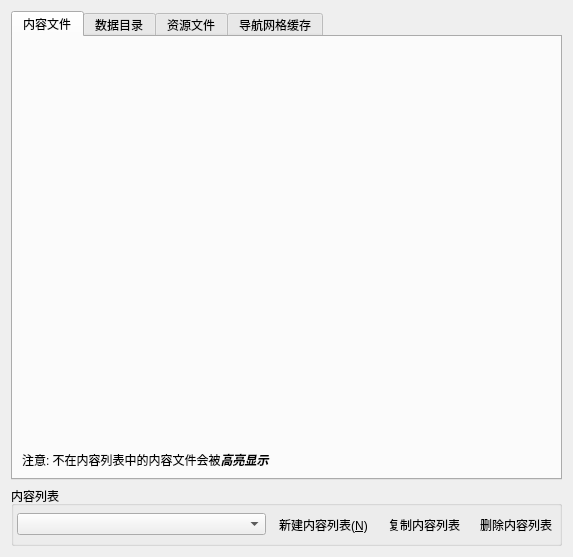
<?xml version="1.0" encoding="UTF-8"?>
<ui version="4.0">
 <class>DataFilesPage</class>
 <widget class="QWidget" name="DataFilesPage">
  <property name="geometry">
   <rect>
    <x>0</x>
    <y>0</y>
    <width>573</width>
    <height>557</height>
   </rect>
  </property>
  <property name="contextMenuPolicy">
   <enum>Qt::DefaultContextMenu</enum>
  </property>
  <layout class="QVBoxLayout" name="verticalLayout">
   <item>
    <widget class="QTabWidget" name="tabWidget">
     <property name="currentIndex">
      <number>0</number>
     </property>
     <widget class="QWidget" name="dataTab">
      <attribute name="title">
       <string>内容文件</string>
      </attribute>
      <layout class="QGridLayout" name="dataTabLayout">
       <item row="0" column="0">
        <widget class="QWidget" name="contentSelectorWidget" native="true"/>
       </item>
       <item row="1" column="0">
        <widget class="QLabel" name="dataNoteLabel">
         <property name="sizePolicy">
          <sizepolicy hsizetype="Preferred" vsizetype="Maximum">
           <horstretch>0</horstretch>
           <verstretch>0</verstretch>
          </sizepolicy>
         </property>
         <property name="text">
          <string>&lt;html&gt;&lt;head/&gt;&lt;body&gt;&lt;p&gt;注意: 不在内容列表中的内容文件会被&lt;span style=&quot; font-style:italic;font-weight: bold&quot;&gt;高亮显示&lt;/span&gt;&lt;/p&gt;&lt;/body&gt;&lt;/html&gt;</string>
         </property>
        </widget>
       </item>
      </layout>
     </widget>
     <widget class="QWidget" name="dirTab">
      <attribute name="title">
       <string>数据目录</string>
      </attribute>
      <layout class="QGridLayout" name="dirTabLayout">
       <item row="0" column="0">
        <widget class="QListWidget" name="directoryListWidget">
         <property name="dragDropMode">
          <enum>QAbstractItemView::InternalMove</enum>
         </property>
        </widget>
       </item>
       <item row="0" column="1">
        <layout class="QVBoxLayout" name="directoryButtons">
         <item>
          <widget class="QPushButton" name="directoryAddSubdirsButton">
           <property name="baseSize">
            <size>
             <width>0</width>
             <height>33</height>
            </size>
           </property>
           <property name="toolTip">
            <string>扫描可能的数据目录并追加到列表的尾部</string>
           </property>
           <property name="text">
            <string>追加到尾部</string>
           </property>
          </widget>
         </item>
         <item>
          <widget class="QPushButton" name="directoryInsertButton">
           <property name="baseSize">
            <size>
             <width>0</width>
             <height>33</height>
            </size>
           </property>
           <property name="toolTip">
            <string>扫描可能的数据目录并插入到当前选择位置的上面</string>
           </property>
           <property name="text">
            <string>插入到上面</string>
           </property>
          </widget>
         </item>
         <item>
          <widget class="QPushButton" name="directoryUpButton">
           <property name="baseSize">
            <size>
             <width>0</width>
             <height>33</height>
            </size>
           </property>
           <property name="toolTip">
            <string>上移当前选择的目录</string>
           </property>
           <property name="text">
            <string>上移</string>
           </property>
          </widget>
         </item>
         <item>
          <widget class="QPushButton" name="directoryDownButton">
           <property name="baseSize">
            <size>
             <width>0</width>
             <height>33</height>
            </size>
           </property>
           <property name="toolTip">
            <string>下移当前选择的目录</string>
           </property>
           <property name="text">
            <string>下移</string>
           </property>
          </widget>
         </item>
         <item>
          <widget class="QPushButton" name="directoryRemoveButton">
           <property name="baseSize">
            <size>
             <width>0</width>
             <height>33</height>
            </size>
           </property>
           <property name="toolTip">
            <string>移除当前选择的目录</string>
           </property>
           <property name="text">
            <string>移除</string>
           </property>
          </widget>
         </item>
         <item>
          <spacer name="directoryButtonsSpacer">
           <property name="orientation">
            <enum>Qt::Vertical</enum>
           </property>
           <property name="sizeHint" stdset="0">
            <size>
             <width>20</width>
             <height>40</height>
            </size>
           </property>
          </spacer>
         </item>
        </layout>
       </item>
       <item row="1" column="0" colspan="2">
        <widget class="QLabel" name="directoryNoteLabel">
         <property name="sizePolicy">
          <sizepolicy hsizetype="Expanding" vsizetype="Minimum">
           <horstretch>0</horstretch>
           <verstretch>0</verstretch>
          </sizepolicy>
         </property>
         <property name="text">
          <string>&lt;html&gt;&lt;head/&gt;&lt;body&gt;&lt;p&gt;注意: 不在当前内容列表中的目录会被&lt;span style=&quot; font-style:italic;font-weight: bold&quot;&gt;高亮显示&lt;/span&gt;&lt;/p&gt;&lt;/body&gt;&lt;/html&gt;</string>
         </property>
        </widget>
       </item>
      </layout>
     </widget>
     <widget class="QWidget" name="archiveTab">
      <attribute name="title">
       <string>资源文件</string>
      </attribute>
      <layout class="QGridLayout" name="archiveTabLayout">
       <item row="0" column="0">
        <widget class="QListWidget" name="archiveListWidget">
         <property name="contextMenuPolicy">
          <enum>Qt::CustomContextMenu</enum>
         </property>
         <property name="dragDropMode">
          <enum>QAbstractItemView::InternalMove</enum>
         </property>
         <property name="defaultDropAction">
          <enum>Qt::CopyAction</enum>
         </property>
         <property name="selectionMode">
          <enum>QAbstractItemView::ExtendedSelection</enum>
         </property>
        </widget>
       </item>
       <item row="0" column="1">
        <layout class="QVBoxLayout" name="archiveButtons">
         <item>
          <widget class="QPushButton" name="archiveUpButton">
           <property name="sizePolicy">
            <sizepolicy hsizetype="Minimum" vsizetype="Fixed">
             <horstretch>0</horstretch>
             <verstretch>33</verstretch>
            </sizepolicy>
           </property>
           <property name="baseSize">
            <size>
             <width>0</width>
             <height>33</height>
            </size>
           </property>
           <property name="toolTip">
            <string>上移当前选中的资源文件</string>
           </property>
           <property name="text">
            <string>上移</string>
           </property>
          </widget>
         </item>
         <item>
          <widget class="QPushButton" name="archiveDownButton">
           <property name="sizePolicy">
            <sizepolicy hsizetype="Minimum" vsizetype="Fixed">
             <horstretch>0</horstretch>
             <verstretch>33</verstretch>
            </sizepolicy>
           </property>
           <property name="baseSize">
            <size>
             <width>0</width>
             <height>33</height>
            </size>
           </property>
           <property name="toolTip">
            <string>下移当前选中的资源文件</string>
           </property>
           <property name="text">
            <string>下移</string>
           </property>
          </widget>
         </item>
         <item>
          <spacer name="archiveButtonsSpacer">
           <property name="orientation">
            <enum>Qt::Vertical</enum>
           </property>
           <property name="sizeHint" stdset="0">
            <size>
             <width>20</width>
             <height>40</height>
            </size>
           </property>
          </spacer>
         </item>
        </layout>
       </item>
       <item row="1" column="0" colspan="2">
        <widget class="QLabel" name="archiveNoteLabel">
         <property name="text">
          <string>&lt;html&gt;&lt;head/&gt;&lt;body&gt;&lt;p&gt;注意: 不再当前列表中的资源文件会被&lt;span style=&quot; font-style:italic;font-weight: bold&quot;&gt;高亮显示&lt;/span&gt;&lt;/p&gt;&lt;/body&gt;&lt;/html&gt;</string>
         </property>
        </widget>
       </item>
      </layout>
     </widget>
     <widget class="QWidget" name="navigationMeshCacheTab">
      <attribute name="title">
       <string>导航网格缓存</string>
      </attribute>
      <layout class="QVBoxLayout" name="verticalLayout_3">
       <item>
        <layout class="QHBoxLayout" name="navigationMeshCacheProgressLayout">
         <item>
          <widget class="QPushButton" name="updateNavMeshButton">
           <property name="focusPolicy">
            <enum>Qt::TabFocus</enum>
           </property>
           <property name="toolTip">
            <string>为所有内容生成导航网格缓存。会用于引擎更快的加载地块。</string>
           </property>
           <property name="text">
            <string>更新</string>
           </property>
          </widget>
         </item>
         <item>
          <widget class="QProgressBar" name="navMeshProgressBar">
           <property name="enabled">
            <bool>false</bool>
           </property>
           <property name="value">
            <number>0</number>
           </property>
          </widget>
         </item>
         <item>
          <widget class="QPushButton" name="cancelNavMeshButton">
           <property name="enabled">
            <bool>false</bool>
           </property>
           <property name="toolTip">
            <string>取消导航网格的生成。已经处理过的数据将会保存。</string>
           </property>
           <property name="text">
            <string>取消</string>
           </property>
          </widget>
         </item>
        </layout>
       </item>
       <item>
        <widget class="QCheckBox" name="navMeshRemoveUnusedTilesCheckBox">
         <property name="text">
          <string>移除未使用的瓦片地图</string>
         </property>
         <property name="checked">
          <bool>true</bool>
         </property>
        </widget>
       </item>
       <item>
        <layout class="QHBoxLayout" name="navigationMeshCacheParamsLayout">
         <item>
          <widget class="QLabel" name="navMeshMaxSizeLabel">
           <property name="text">
            <string>最大值</string>
           </property>
          </widget>
         </item>
         <item>
          <widget class="QSpinBox" name="navMeshMaxSizeSpinBox">
           <property name="suffix">
            <string> MiB</string>
           </property>
           <property name="maximum">
            <number>2147483647</number>
           </property>
           <property name="value">
            <number>2048</number>
           </property>
          </widget>
         </item>
        </layout>
       </item>
       <item>
        <widget class="QPlainTextEdit" name="navMeshLogPlainTextEdit">
         <property name="enabled">
          <bool>true</bool>
         </property>
         <property name="lineWrapMode">
          <enum>QPlainTextEdit::NoWrap</enum>
         </property>
         <property name="readOnly">
          <bool>true</bool>
         </property>
        </widget>
       </item>
      </layout>
     </widget>
    </widget>
   </item>
   <item>
    <widget class="QGroupBox" name="profileGroupBox">
     <property name="focusPolicy">
      <enum>Qt::NoFocus</enum>
     </property>
     <property name="title">
      <string>内容列表</string>
     </property>
     <property name="flat">
      <bool>false</bool>
     </property>
     <layout class="QHBoxLayout" name="horizontalLayout_3">
      <property name="spacing">
       <number>6</number>
      </property>
      <property name="leftMargin">
       <number>3</number>
      </property>
      <property name="topMargin">
       <number>6</number>
      </property>
      <property name="rightMargin">
       <number>0</number>
      </property>
      <property name="bottomMargin">
       <number>6</number>
      </property>
      <item>
       <widget class="ProfilesComboBox" name="profilesComboBox">
        <property name="enabled">
         <bool>true</bool>
        </property>
        <property name="sizePolicy">
         <sizepolicy hsizetype="Expanding" vsizetype="Fixed">
          <horstretch>0</horstretch>
          <verstretch>0</verstretch>
         </sizepolicy>
        </property>
        <property name="toolTip">
         <string>选择一个内容列表</string>
        </property>
       </widget>
      </item>
      <item>
       <widget class="QToolButton" name="newProfileButton">
        <property name="toolTip">
         <string>新建内容列表</string>
        </property>
        <property name="text">
         <string>新建内容列表(&amp;N)</string>
        </property>
        <property name="autoRaise">
         <bool>true</bool>
        </property>
       </widget>
      </item>
      <item>
       <widget class="QToolButton" name="cloneProfileButton">
        <property name="toolTip">
         <string>复制内容列表</string>
        </property>
        <property name="text">
         <string>复制内容列表</string>
        </property>
        <property name="autoRaise">
         <bool>true</bool>
        </property>
       </widget>
      </item>
      <item>
       <widget class="QToolButton" name="deleteProfileButton">
        <property name="toolTip">
         <string>删除内容列表</string>
        </property>
        <property name="text">
         <string>删除内容列表</string>
        </property>
        <property name="autoRaise">
         <bool>true</bool>
        </property>
       </widget>
      </item>
     </layout>
    </widget>
   </item>
  </layout>
  <action name="newProfileAction">
   <property name="icon">
    <iconset theme="document-new">
     <normaloff>.</normaloff>.</iconset>
   </property>
   <property name="text">
    <string>新建内容列表</string>
   </property>
   <property name="toolTip">
    <string>新建内容列表</string>
   </property>
   <property name="shortcut">
    <string>Ctrl+N</string>
   </property>
  </action>
  <action name="cloneProfileAction">
   <property name="icon">
    <iconset theme="edit-copy">
     <normaloff>.</normaloff>.</iconset>
   </property>
   <property name="text">
    <string>复制内容列表</string>
   </property>
   <property name="toolTip">
    <string>复制内容列表</string>
   </property>
   <property name="shortcut">
    <string>Ctrl+G</string>
   </property>
  </action>
  <action name="deleteProfileAction">
   <property name="enabled">
    <bool>false</bool>
   </property>
   <property name="icon">
    <iconset theme="edit-delete">
     <normaloff>.</normaloff>.</iconset>
   </property>
   <property name="text">
    <string>删除内容列表</string>
   </property>
   <property name="toolTip">
    <string>删除内容列表</string>
   </property>
   <property name="shortcut">
    <string>Ctrl+D</string>
   </property>
  </action>
  <action name="checkAction">
   <property name="checkable">
    <bool>true</bool>
   </property>
   <property name="text">
    <string>勾选</string>
   </property>
  </action>
  <action name="uncheckAction">
   <property name="text">
    <string>取消勾选</string>
   </property>
  </action>
  <action name="refreshDataFilesAction">
   <property name="icon">
    <iconset theme="view-refresh">
     <normaloff>.</normaloff>.</iconset>
   </property>
   <property name="text">
    <string>刷新Data文件</string>
   </property>
   <property name="toolTip">
    <string>刷新Data文件</string>
   </property>
   <property name="shortcut">
    <string>Ctrl+R</string>
   </property>
  </action>
 </widget>
 <customwidgets>
  <customwidget>
   <class>ProfilesComboBox</class>
   <extends>QComboBox</extends>
   <header>apps/launcher/utils/profilescombobox.hpp</header>
  </customwidget>
 </customwidgets>
 <resources/>
 <connections/>
</ui>
